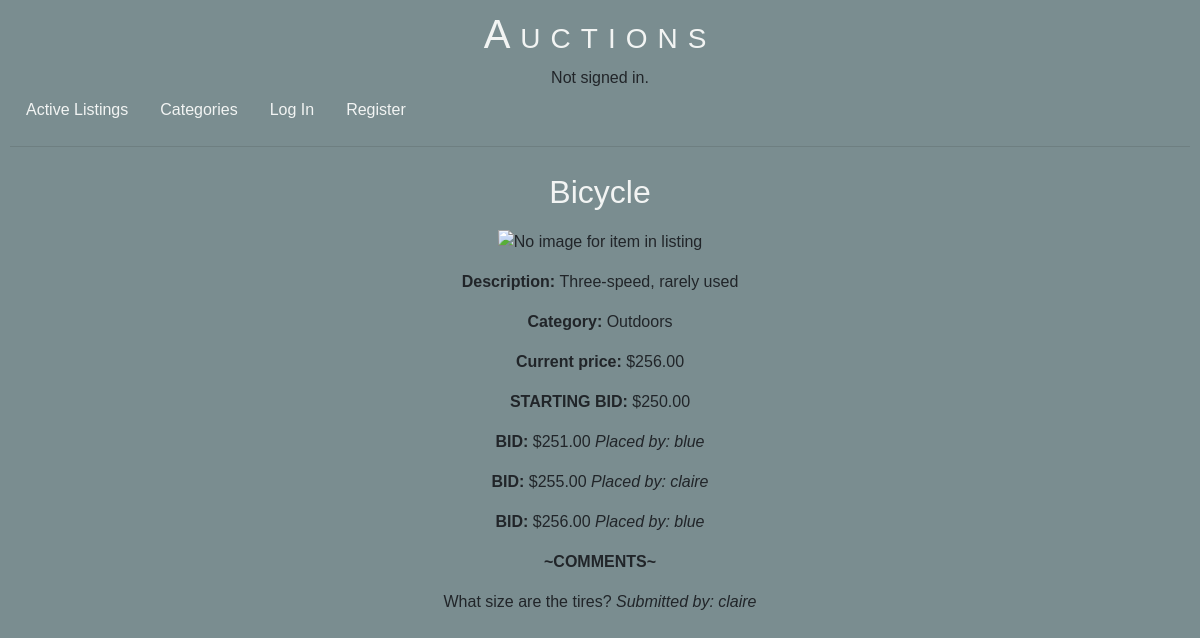
The app's page /auctions/5 with its own data.
### auctions/models.py (models this page shows, shortened)
class Listing(models.Model):
    title = models.CharField(max_length=35, default="")
    description = models.CharField(max_length=100, default="")
    starting_Bid = models.DecimalField(max_digits=11, decimal_places=2, default=1.00)
    image_Url = models.URLField(default="", blank=True)
    category = models.ForeignKey(Category, on_delete=models.PROTECT, related_name="catlistings",default="Miscellaneous")
    user = models.ForeignKey(User, on_delete=models.CASCADE, related_name="userlistings")
    active = models.BooleanField(default=True)

class Category(models.Model):
    name = models.CharField(max_length=20, default="")
    class Meta:
        verbose_name_plural = "Categories"
    def __str__(self):
        return f"{self.name}"

class Bid(models.Model):
    bid_Amount = models.DecimalField(max_digits=11, decimal_places=2, default=1.00)
    bid_Listing = models.ForeignKey(Listing, on_delete=models.CASCADE, related_name="listingbids")
    bid_User = models.ForeignKey(User, on_delete=models.CASCADE, related_name="userbids")

class User(AbstractUser):
    pass

class Comment(models.Model):
    comment_Content = models.CharField(max_length=100, default="")
    comment_User = models.ForeignKey(User, on_delete=models.CASCADE, related_name="usercomments")
    comment_Listing = models.ForeignKey(Listing, on_delete=models.CASCADE, related_name="listingcomments")

### auctions/views.py (the view, shortened to what this page needs)
# urls.py: path("auctions/<int:id>", views.listings, name="listings"),
def listings(request, id):
    listing = Listing.objects.get(pk=id)
    user = request.user
    if user.is_authenticated:
        watchlistitem = user.userwatchlist.filter(watchlist_Listing=listing)
    else:
        watchlistitem = ""
    startingbid = listing.starting_Bid
    if listing.listingbids.last():
        mostrecentbid = listing.listingbids.last()
        mostrecentbidamt = mostrecentbid.bid_Amount
        winner = mostrecentbid.bid_User
    else:
        mostrecentbidamt = startingbid
        winner = listing.user
    return render(request, "auctions/listing.html", {
        "listing": listing,
        "bidform": NewBidForm(prefix='bid'),
        "watchform": AddWatchForm(prefix='watch'),
        "activeform": CloseAuctionForm(prefix='active'),
        "commentform": NewCommentForm(prefix='comment'),
        "watchlistitem": watchlistitem,
        "currentuser": user,
        "winner": winner
    })

### auctions/templates/auctions/listing.html (shortened to what this page needs)
{% extends "auctions/layout.html" %}
{% block body %}
<h2>{{ listing.title }}</h2>
    {% if listing.image_Url %}
        <p><img src={{listing.image_Url}} alt="Image of item in listing" height="500" width="500"></p>
    {% else %}
        <p><img src="https://upload.wikimedia.org/wikipedia/commons/a/ac/No_image_available.svg" alt="No image for item in listing" height="500" width="500"></p>
    {% endif %}
        <p><span class="detailheader">Description: </span>{{ listing.description }}</p>
        <p><span class="detailheader">Category: </span>{{ listing.category }}</p>
        {% if listing.listingbids.last.bid_Amount %}
            <p><span class="detailheader">Current price: </span>${{ listing.listingbids.last.bid_Amount }}</p>
        {% else %}
            <p><span class="detailheader">Current price: </span>${{ listing.starting_Bid }}</p>
        {% endif %}
        <ul>
            <li>
                <p><span class="detailheader">STARTING BID: </span>
                ${{ listing.starting_Bid }}</p>
            </li>
            {% for listingbid in listing.listingbids.all %}
            <li>
                <p><span class="detailheader">BID: </span>
                ${{ listingbid.bid_Amount }} <span class="commentBidDetails">Placed by: {{ listingbid.bid_User }}</span></p>
            </li>
            {% endfor %}
        </ul>
        <ul>
            {% if listing.listingcomments.all %}
            <li>
                <p><span class="detailheader">~COMMENTS~</span></p>
            </li>
            {% endif %}
            {% for listingcomment in listing.listingcomments.all %}
            <li>
                <p>{{ listingcomment.comment_Content }} <span class="commentBidDetails">Submitted by: {{ listingcomment.comment_User }}</span></p>
            </li>
            {% endfor %}
        </ul>
{% endblock %}

### auctions/templates/auctions/layout.html (shortened to what this page needs)
{% load static %}
<!DOCTYPE html>
<html lang="en">
    <head>
        <link rel="stylesheet" href="https://stackpath.bootstrapcdn.com/bootstrap/4.4.1/css/bootstrap.min.css">
        <link href="{% static 'auctions/styles.css' %}" rel="stylesheet">
    </head>
    <body>
        <h1>Auctions</h1>
        <div>
            {% if user.is_authenticated %}
                Signed in as <strong>{{ user.username }}</strong>.
            {% else %}
                Not signed in.
            {% endif %}
        </div>
        <ul class="nav">
            <li class="nav-item">
                <a class="nav-link" href="{% url 'index' %}">Active Listings</a>
            </li>
            <li class="nav-item">
                <a class="nav-link" href="{% url 'categories' %}">Categories</a>
            </li>
            {% if user.is_authenticated %}
                <li class="nav-item">
                    <a class="nav-link" href="{% url 'logout' %}">Log Out</a>
                </li>
            {% else %}
                <li class="nav-item">
                    <a class="nav-link" href="{% url 'login' %}">Log In</a>
                </li>
                <li class="nav-item">
                    <a class="nav-link" href="{% url 'register' %}">Register</a>
                </li>
            {% endif %}
        </ul>
        <hr>
        {% block body %}
        {% endblock %}
    </body>
</html>

### auctions/static/auctions/styles.css (style rules this page uses)
html { height: 100%; }
body { padding: 10px; box-sizing: border-box; height: 100%; background-color: #7A8D90; font-family: Avenir, Arial, sans-serif; text-align: center; }
h1 { color: #F2F4F3; font-family: Avenir, Arial, sans-serif; text-align: center; font-variant: small-caps; letter-spacing: 10px; }
h2 { color: #F2F4F3; font-family: Avenir, Arial, sans-serif; text-align: center; padding: 10px; }
a { color: #F2F4F3; text-decoration: none; height: 100%; width: 100%; }
ul { list-style: none; padding: 0px; }
li { list-style: none; }
.commentBidDetails { font-style: italic; }
.detailheader { font-weight: bold; }

### records on screen
Listing: title "Bicycle", description "Three-speed, rarely used", category "Outdoors", listingbids.last.bid_Amount "256.00", starting_Bid "250.00"
Bid: bid_Amount "251.00", bid_User "blue"
Bid: bid_Amount "255.00", bid_User "claire"
Bid: bid_Amount "256.00", bid_User "blue"
Comment: comment_Content "What size are the tires?", comment_User "claire"
